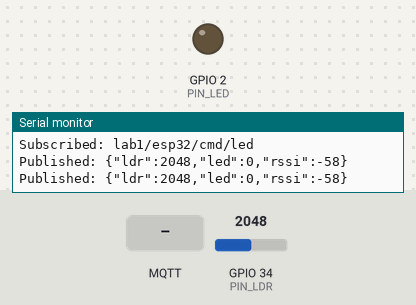
This sketch was run on a simulated ESP32. Shown: output pins drawn as LEDs (lit = HIGH), the last lines printed to the serial monitor. The test bench sets the inputs (shaded band); at power-on: GPIO 34 (PIN_LDR) = 2048 (analog values on the 0–4095 scale). WiFi joins after 1.5 s; servers stay silent unless stated; no MQTT or app messages arrive unless stated.

Above: at 3.0 s.
3.1 s: MQTT message "1" arrives on the first subscribed topic
At 3.4 s:
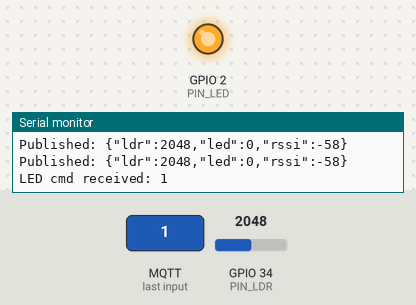
4.6 s: MQTT message "0" arrives on the first subscribed topic
At 5.7 s:
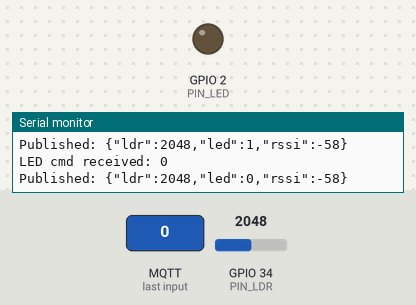
6.1 s: MQTT message "ON" arrives on the first subscribed topic
At 6.8 s:
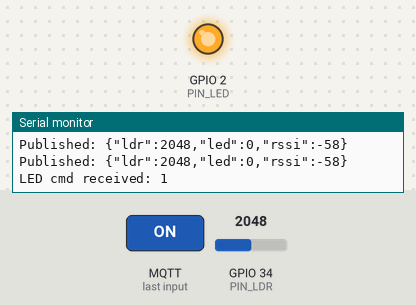
Timing chart, 0 to 9.1 s (numbered marks = the images above; inputs shaded):
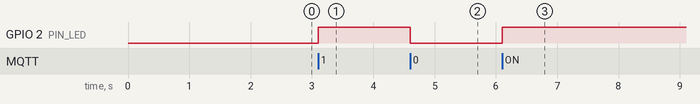

The sketch:

ESP32_Lab1_Gemini_MQTT.ino
```cpp
/*
  Lab-1: ESP32 + MQTT + Node-RED + Gemini (CPS Loop)
  Telemetry topic: lab1/esp32/telemetry
  Command topic:   lab1/esp32/cmd/led   payload "0" or "1"

  Hardware:
    - LED on GPIO 2 (many boards have onboard LED on GPIO2)
    - LDR voltage divider to ADC pin (GPIO34 recommended)

  Libraries (Arduino IDE):
    - PubSubClient
    - WiFi (built-in)
*/

#include <WiFi.h>
#include <PubSubClient.h>

// ======= USER SETTINGS =======
const char* WIFI_SSID = "YOUR_WIFI_SSID";
const char* WIFI_PASS = "YOUR_WIFI_PASSWORD";

// MQTT broker (local Mosquitto recommended)
const char* MQTT_HOST = "192.168.1.10";   // <-- change to your broker IP (or "broker.hivemq.com")
const uint16_t MQTT_PORT = 1883;

// Topics
const char* TOPIC_TELE = "lab1/esp32/telemetry";
const char* TOPIC_LED  = "lab1/esp32/cmd/led";

// Pins
const int PIN_LED = 2;
const int PIN_LDR = 34;   // ADC input-only pin on many ESP32 boards

// Publish interval
const unsigned long PUBLISH_MS = 1000;

// =============================
WiFiClient espClient;
PubSubClient mqtt(espClient);

unsigned long lastPub = 0;
int ledState = 0;

static void connectWiFi() {
  WiFi.mode(WIFI_STA);
  WiFi.begin(WIFI_SSID, WIFI_PASS);
  Serial.print("WiFi connecting");
  while (WiFi.status() != WL_CONNECTED) {
    delay(400);
    Serial.print(".");
  }
  Serial.println();
  Serial.print("WiFi connected. IP: ");
  Serial.println(WiFi.localIP());
}

static void onMqttMessage(char* topic, byte* payload, unsigned int length) {
  // Copy payload into a string
  String msg;
  msg.reserve(length + 1);
  for (unsigned int i = 0; i < length; i++) msg += (char)payload[i];
  msg.trim();

  if (String(topic) == TOPIC_LED) {
    if (msg == "1" || msg == "ON" || msg == "on") ledState = 1;
    else ledState = 0;

    digitalWrite(PIN_LED, ledState ? HIGH : LOW);

    Serial.print("LED cmd received: ");
    Serial.println(ledState);
  }
}

static void connectMQTT() {
  mqtt.setServer(MQTT_HOST, MQTT_PORT);
  mqtt.setCallback(onMqttMessage);

  while (!mqtt.connected()) {
    String clientId = "esp32-lab1-" + String((uint32_t)ESP.getEfuseMac(), HEX);
    Serial.print("MQTT connecting as ");
    Serial.print(clientId);
    Serial.print(" ... ");

    // No username/password in this template
    if (mqtt.connect(clientId.c_str())) {
      Serial.println("connected");
      mqtt.subscribe(TOPIC_LED);
      Serial.print("Subscribed: ");
      Serial.println(TOPIC_LED);
    } else {
      Serial.print("failed, rc=");
      Serial.print(mqtt.state());
      Serial.println(" retry in 2s");
      delay(2000);
    }
  }
}

void setup() {
  Serial.begin(115200);
  delay(200);

  pinMode(PIN_LED, OUTPUT);
  digitalWrite(PIN_LED, LOW);

  // ADC setup (optional tuning)
  analogReadResolution(12); // 0..4095
  analogSetAttenuation(ADC_11db); // better range for 3.3V dividers

  connectWiFi();
  connectMQTT();
}

void loop() {
  if (!mqtt.connected()) connectMQTT();
  mqtt.loop();

  unsigned long now = millis();
  if (now - lastPub >= PUBLISH_MS) {
    lastPub = now;

    int ldr = analogRead(PIN_LDR); // 0..4095
    int led = ledState;

    // Simple JSON telemetry
    // Example: {"ldr":1234,"led":1,"rssi":-55}
    String payload = "{";
    payload += "\"ldr\":" + String(ldr) + ",";
    payload += "\"led\":" + String(led) + ",";
    payload += "\"rssi\":" + String(WiFi.RSSI());
    payload += "}";

    mqtt.publish(TOPIC_TELE, payload.c_str());
    Serial.print("Published: ");
    Serial.println(payload);
  }
}
```

Measured:
- after the input at 3.1 s, GPIO 2 (PIN_LED): LOW → HIGH at once
- after the input at 4.6 s, GPIO 2 (PIN_LED): HIGH → LOW at once
- after the input at 6.1 s, GPIO 2 (PIN_LED): LOW → HIGH at once
